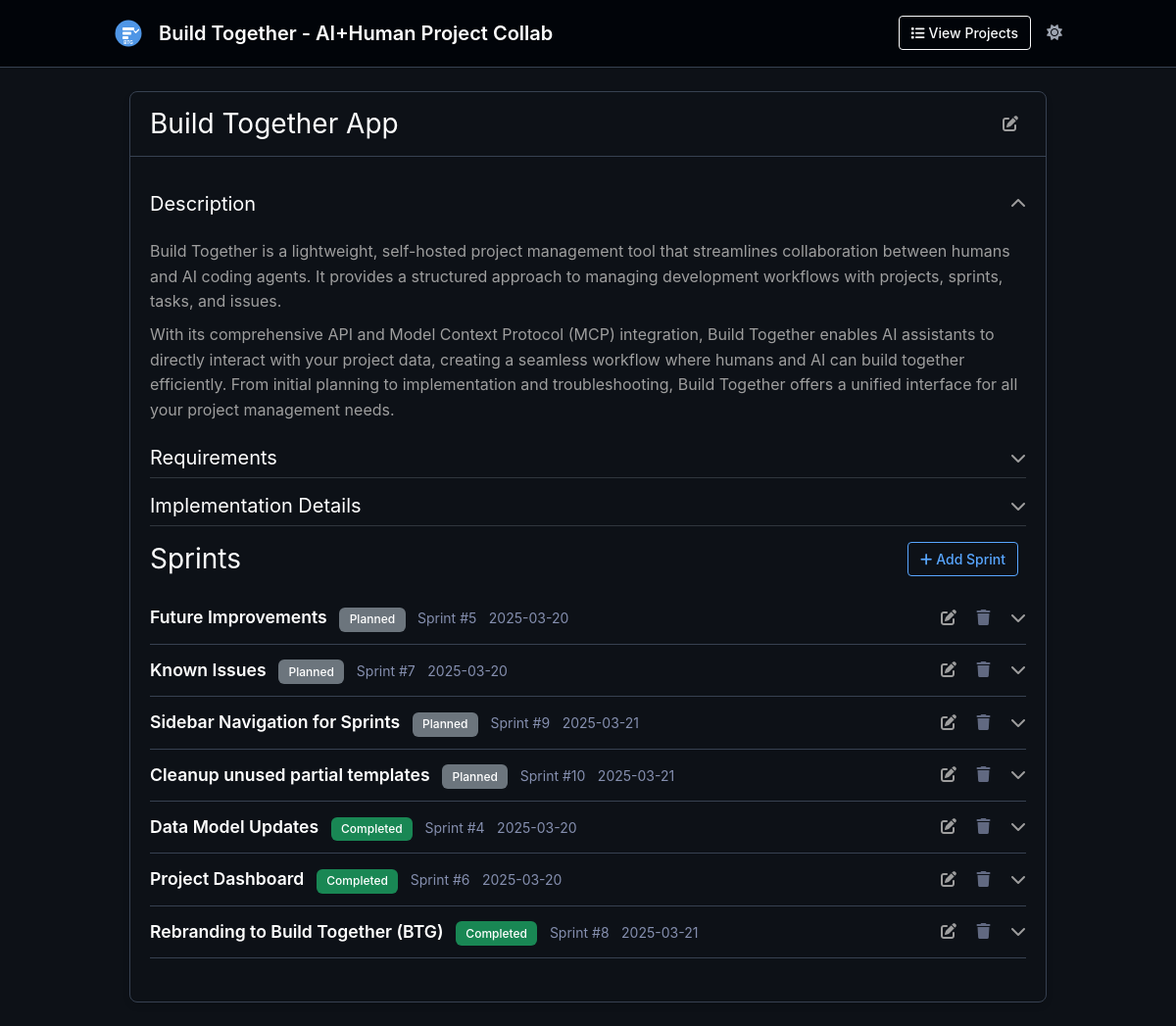
Screenshot of /project/2 with the database file from the repository.
### app/models/project.py (models this page shows, shortened)
class Project(db.Model):
    __tablename__ = 'projects'
    id = db.Column(db.Integer, primary_key=True)
    name = db.Column(db.String(100), nullable=False)
    description = db.Column(db.Text, nullable=True)
    requirements = db.Column(db.Text, nullable=True)
    implementation_details = db.Column(db.Text, nullable=True)
    created_at = db.Column(db.DateTime, default=datetime.utcnow)
    updated_at = db.Column(db.DateTime, default=datetime.utcnow, onupdate=datetime.utcnow)
    sprints = db.relationship('Sprint', backref='project', lazy='dynamic', cascade='all, delete-orphan')
    def get_sorted_sprints(self):
        from app.models import Sprint
        status_priority = {
            Sprint.STATUS_ACTIVE: 0,
            Sprint.STATUS_PLANNED: 1,
            Sprint.STATUS_COMPLETED: 2
        }
        return sorted(self.sprints.all(), key=lambda sprint: status_priority.get(sprint.status, 3))

### app/models/sprint.py (models this page shows, shortened)
class Sprint(db.Model):
    __tablename__ = 'sprints'
    STATUS_PLANNED = 'Planned'
    STATUS_ACTIVE = 'Active'
    STATUS_COMPLETED = 'Completed'
    VALID_STATUSES = [STATUS_PLANNED, STATUS_ACTIVE, STATUS_COMPLETED]
    id = db.Column(db.Integer, primary_key=True)
    name = db.Column(db.String(100), nullable=False)
    description = db.Column(db.Text, nullable=True)
    status = db.Column(db.String(20), default=STATUS_PLANNED)
    project_id = db.Column(db.Integer, db.ForeignKey('projects.id'), nullable=False)
    created_at = db.Column(db.DateTime, default=datetime.utcnow)
    updated_at = db.Column(db.DateTime, default=datetime.utcnow, onupdate=datetime.utcnow)
    tasks = db.relationship('Task', backref='sprint', lazy='dynamic', cascade='all, delete-orphan')
    issues = db.relationship('Issue', backref='sprint', lazy='dynamic', cascade='all, delete-orphan')
    def get_sorted_tasks(self):
        all_tasks = self.tasks.all()
        incomplete_tasks = sorted([task for task in all_tasks if not task.completed],
                                key=lambda task: task.created_at)  # Oldest first
        completed_tasks = sorted([task for task in all_tasks if task.completed],
                               key=lambda task: task.created_at)  # Oldest first
        return incomplete_tasks + completed_tasks
    def get_sorted_issues(self):
        all_issues = self.issues.all()
        incomplete_issues = sorted([issue for issue in all_issues if not issue.completed],
                                 key=lambda issue: issue.created_at)  # Oldest first
        completed_issues = sorted([issue for issue in all_issues if issue.completed],
                                key=lambda issue: issue.created_at)  # Oldest first
        return incomplete_issues + completed_issues

### app/routes/main_routes.py (the view)
@main_bp.route('/project/<int:project_id>')
def project_detail(project_id):
    project = Project.query.get_or_404(project_id)
    return render_template('project_detail.html', project=project)

### app.py (called while the page is built)
@app.context_processor
def inject_now():
    return {'now': datetime.utcnow()}

### app/utils/markdown_parser.py (called while the page is built)
def convert_markdown_to_html(text):
    if not text:
        return Markup("")
    html = markdown.markdown(
        text,
        extensions=[
            'markdown.extensions.fenced_code',
            'markdown.extensions.tables',
            'markdown.extensions.nl2br',
            'markdown.extensions.sane_lists'
        ]
    )
    clean_html = bleach.clean(
        html,
        tags=ALLOWED_TAGS,
        attributes=ALLOWED_ATTRIBUTES,
        strip=True
    )
    return Markup(clean_html)

### app/templates/project_detail.html (shortened to what this page needs)
{% extends "base.html" %}
{% block content %}
<div id="projectsContainer" class="container mt-4">
    {% with projects=[project] %}
        {% include 'partials/projects_list.html' %}
    {% endwith %}
</div>
{% endblock %}

### app/templates/partials/projects_list.html (shortened to what this page needs)
{% if projects %}
    {% for project in projects %}
        <div class="card mb-4 project-card" data-project-id="{{ project.id }}">
            <div class="card-header d-flex justify-content-between align-items-center">
                <h3 class="mb-0 project-name">{{ project.name }}</h3>
                <div class="project-actions">
                    <span class="action-icon edit-project-btn me-2"
                          hx-get="/htmx/projects/{{ project.id }}/edit"
                          hx-target="#project-edit-form-container-{{ project.id }}"
                          hx-swap="innerHTML">
                        <i class="fas fa-edit"></i>
                    </span>
                </div>
            </div>
            <div class="card-body">
                <div x-data="{ descriptionOpen: true }">
                    <div class="d-flex justify-content-between align-items-center mb-3 cursor-pointer border-bottom pb-2"
                         @click="descriptionOpen = !descriptionOpen"
                         :class="{ 'border-bottom-0': descriptionOpen }">
                        <h5 class="mb-0">Description</h5>
                        <i class="fas" :class="descriptionOpen ? 'fa-chevron-up' : 'fa-chevron-down'"></i>
                    </div>
                    <div x-show="descriptionOpen" x-transition class="mb-4">
                        <p class="project-description">{{ project.description|markdown or 'No description provided.' }}</p>
                    </div>
                </div>
                <div x-data="{ requirementsOpen: false }">
                    <div class="d-flex justify-content-between align-items-center mb-3 cursor-pointer border-bottom pb-2"
                         @click="requirementsOpen = !requirementsOpen"
                         :class="{ 'border-bottom-0': requirementsOpen }">
                        <h5 class="mb-0">Requirements</h5>
                        <i class="fas" :class="requirementsOpen ? 'fa-chevron-up' : 'fa-chevron-down'"></i>
                    </div>
                </div>
                <div x-data="{ implementationDetailsOpen: false }">
                    <div class="d-flex justify-content-between align-items-center mb-3 cursor-pointer border-bottom pb-2"
                         @click="implementationDetailsOpen = !implementationDetailsOpen"
                         :class="{ 'border-bottom-0': implementationDetailsOpen }">
                        <h5 class="mb-0">Implementation Details</h5>
                        <i class="fas" :class="implementationDetailsOpen ? 'fa-chevron-up' : 'fa-chevron-down'"></i>
                    </div>
                </div>
                <div class="mb-4">
                    <div class="d-flex justify-content-between align-items-center mb-3">
                        <h3 class="mb-0">Sprints</h3>
                        <button class="btn btn-sm btn-outline-primary me-2 add-sprint-btn"
                                hx-get="/htmx/sprints/form?project_id={{ project.id }}"
                                hx-target="#sprint-form-container-{{ project.id }}"
                                hx-swap="innerHTML">
                            <i class="fas fa-plus me-1"></i>Add Sprint
                        </button>
                    </div>
                    <div id="project-sprints-{{ project.id }}" class="sprints-container">
                        {% if project.get_sorted_sprints() %}
                            {% for sprint in project.get_sorted_sprints() %}
                                <div class="sprint-container"
                                     x-data="{
                                        sprintOpen: {% if sprint.status == 'Active' %}true{% else %}false{% endif %},
                                        tasksOpen: true,
                                        issuesOpen: true
                                     }">
                                    <div class="card-header d-flex justify-content-between align-items-center sprint-header cursor-pointer"
                                         @click="sprintOpen = !sprintOpen">
                                        <div>
                                            <span class="sprint-name">{{ sprint.name }}</span>
                                            <span class="badge
                                                {% if sprint.status == 'Planned' %}bg-secondary
                                                {% elif sprint.status == 'Active' %}bg-primary
                                                {% elif sprint.status == 'Completed' %}bg-success
                                                {% endif %}">{{ sprint.status }}</span>
                                            <small class="text-muted ms-2">Sprint #{{ sprint.id }}</small>
                                            <small class="text-muted ms-2">{{ sprint.created_at.strftime('%Y-%m-%d') if sprint.created_at else '' }}</small>
                                        </div>
                                        <div class="sprint-actions">
                                            <span class="action-icon edit-sprint-btn me-3"
                                                  hx-get="/htmx/sprints/{{ sprint.id }}/edit"
                                                  hx-target="#sprint-edit-form-container-{{ sprint.id }}"
                                                  hx-swap="innerHTML"
                                                  @click.stop="sprintOpen = true">
                                                <i class="fas fa-edit"></i>
                                            </span>
                                            <span class="action-icon delete-sprint-btn me-3"
                                                  hx-confirm="Are you sure you want to delete this sprint? This will also delete all tasks and issues in this sprint."
                                                  hx-delete="/htmx/sprints/{{ sprint.id }}/delete"
                                                  hx-target="#projectsContainer"
                                                  hx-swap="innerHTML"
                                                  hx-preserve="true"
                                                  @click.stop>
                                                <i class="fas fa-trash"></i>
                                            </span>
                                            <i class="fas toggle-icon" :class="sprintOpen ? 'fa-chevron-up' : 'fa-chevron-down'"></i>
                                        </div>
                                    </div>
                                </div>
                            {% endfor %}
                        {% endif %}
                    </div>
                </div>
            </div>
        </div>
    {% endfor %}
{% endif %}

### app/static/css/style.css (style rules this page uses)
body { display: flex; flex-direction: column; min-height: 100vh; background-color: #f8f9fa; font-family: -apple-system, BlinkMacSystemFont, "Segoe UI", Roboto, Helvetica, Arial, sans-serif; line-height: 1.6; margin: 0; padding: 0; }
.container { max-width: 1000px !important; padding: 0 1rem !important; margin: 0 auto !important; }
#projectsContainer { margin-top: 1.5rem !important; }
.card-header { padding: 1rem 1.25rem; background-color: transparent; }
.card-body { padding: 1.25rem; }
.project-card { border-radius: 8px; box-shadow: 0 4px 6px rgba(0, 0, 0, 0.1); transition: transform 0.2s, box-shadow 0.2s; margin-bottom: 1.5rem; }
.project-card .badge { font-weight: 500; padding: 0.4rem 0.65rem; }
.project-card { transform: translateY(0px); box-shadow: 0 4px 6px rgba(0, 0, 0, 0.1); }
.project-card .card-header { border-top-left-radius: 8px; border-top-right-radius: 8px; }
.sprint-header { cursor: pointer; background-color: #f1f3f5; transition: background-color 0.2s; }
.sprint-header { background-color: #f1f3f5; }
.toggle-icon { transition: transform 0.3s; }
.sprint-header { cursor: pointer; }
.sprint-header .toggle-icon { transition: transform 0.2s ease; }
.btn { border-radius: 6px; font-weight: 500; padding: 0.5rem 1rem; transition: all 0.2s ease; }
.btn-sm { padding: 0.375rem 0.75rem; font-size: 0.875rem; border-radius: 4px; }
.text-muted { color: #6c757d; }

### app/static/css/modern-dark-theme.css (style rules this page uses)
:root { --btg-bg-dark: #0d1117; --btg-bg-darker: #010409; --btg-bg-lighter: #161b22; --btg-bg-sidebar: rgba(255, 255, 255, 0.05); --btg-text-primary: rgb(158, 158, 158); --btg-text-secondary: #9ca3af; --btg-text-muted: #858faf; --btg-text-bright: #fff; --btg-text-link: #fff; --btg-text-code: #fff; --btg-border-primary: #374151; --btg-border-table: #4b5563; --btg-primary: #58a6ff; --btg-success: #3fb950; --btg-warning: #d29922; --btg-danger: #f85149; --btg-border: #30363d; --btg-shadow: rgba(0, 0, 0, 0.3); --bs-body-bg: var(--btg-bg-dark); --bs-body-color: var(--btg-text-primary); --bs-primary: var(--btg-primary); --bs-border-color: var(--btg-border); --bs-link-color: var(--btg-text-link); --bs-link-hover-color: var(--btg-primary); }
body { background-color: var(--btg-bg-dark); color: var(--btg-text-primary); font-family: -apple-system, BlinkMacSystemFont, "Segoe UI", Roboto, Helvetica, Arial, sans-serif; line-height: 1.6; margin: 0; padding: 0; }
.container { max-width: 1000px !important; padding: 0 1rem !important; margin: 0 auto !important; }
h1, h2, h3, h4, h5, h6 { color: var(--btg-text-bright); font-weight: 400; margin-bottom: .5rem; line-height: 1.2; }
p { margin-bottom: .5rem; }
.dark-mode { color-scheme: dark; }
.card { background-color: transparent; border: 1px solid var(--btg-border-primary); border-radius: 8px; margin-bottom: 1.5rem; }
.card-header { background-color: transparent; border-bottom: 1px solid var(--btg-border-primary); padding: 1rem 1.25rem; }
.card-body { padding: 1.25rem; }
.badge { font-weight: 500; padding: 0.4rem 0.65rem; }
.project-card { border-bottom: 1px solid var(--btg-border-primary); margin-bottom: 2rem; }
.sprint-header { background-color: transparent; border-bottom: 1px solid var(--btg-border-primary); padding: 0.75rem 0; }
.sprint-name { font-size: 1.1rem; font-weight: 600; margin-right: 0.5rem; color: var(--btg-text-bright) }
.btn-outline-primary { color: var(--btg-primary); border-color: var(--btg-primary); }
.btn-link.text-danger, .delete-project-btn, .delete-sprint-btn, .delete-task-btn, .delete-issue-btn { color: var(--btg-text-muted) !important; opacity: 0.7; border-color: transparent; }
.text-muted { color: var(--btg-text-muted) !important; }
.cursor-pointer { cursor: pointer; }
.btn-primary i.fas, .btn-outline-primary i.fas, .btn-secondary i.fas, .btn-outline-secondary i.fas { color: inherit; }

### rows the page displays
Project: name "Build Together App", description "Build Together is a lightweight, self-hosted project management tool that streamlines collaboration between humans and AI coding agents. It provides a structured approach to managing development workflows with projects, sprints, tasks, and issues. With its comprehensive API and Model Context Protocol (MCP) integration, Build Together enables AI assistants to directly interact with your project data, creating a seamless workflow where humans and AI can build together efficiently. From initial planning to implementation and troubleshooting, Build Together offers a unified interface for all your project management needs."
Sprint: name "Future Improvements", status "Planned", id "5", created_at "2025-03-20"
Sprint: name "Known Issues", status "Planned", id "7", created_at "2025-03-20"
Sprint: name "Sidebar Navigation for Sprints", status "Planned", id "9", created_at "2025-03-21"
Sprint: name "Cleanup unused partial templates", status "Planned", id "10", created_at "2025-03-21"
Sprint: name "Data Model Updates", status "Completed", id "4", created_at "2025-03-20"
Sprint: name "Project Dashboard", status "Completed", id "6", created_at "2025-03-20"
Sprint: name "Rebranding to Build Together (BTG)", status "Completed", id "8", created_at "2025-03-21"
